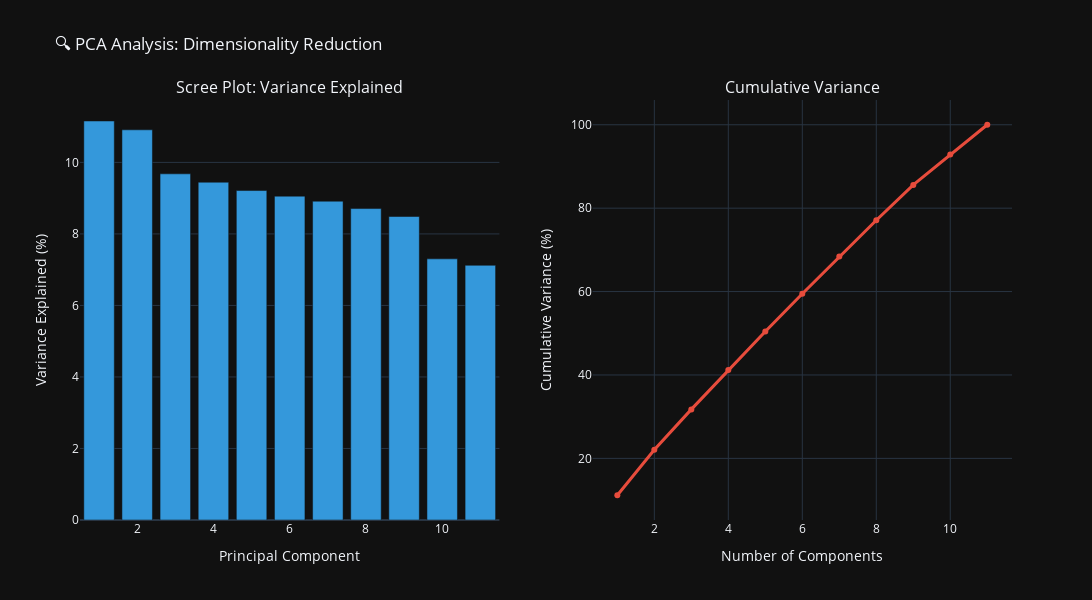

Source (notebook cell):
### Code cell
# 5.1: Apply PCA
pca = PCA()
X_pca_full = pca.fit_transform(X_scaled)

# Calculate cumulative explained variance
cumsum_var = np.cumsum(pca.explained_variance_ratio_)

# 5.2: Visualize PCA Explained Variance
fig = make_subplots(
    rows=1, cols=2,
    subplot_titles=("Scree Plot: Variance Explained", "Cumulative Variance"),
    specs=[[{"type": "bar"}, {"type": "scatter"}]]
)

fig.add_trace(
    go.Bar(x=list(range(1, len(pca.explained_variance_ratio_)+1)), 
           y=pca.explained_variance_ratio_*100,
           marker_color='#3498DB', name='Variance Explained', showlegend=False),
    row=1, col=1
)

fig.add_trace(
    go.Scatter(x=list(range(1, len(cumsum_var)+1)), y=cumsum_var*100,
               mode='lines+markers', marker_color='#E74C3C', 
               line=dict(width=3), name='Cumulative', showlegend=False),
    row=1, col=2
)

fig.update_xaxes(title_text="Principal Component", row=1, col=1)
fig.update_yaxes(title_text="Variance Explained (%)", row=1, col=1)
fig.update_xaxes(title_text="Number of Components", row=1, col=2)
fig.update_yaxes(title_text="Cumulative Variance (%)", row=1, col=2)

fig.update_layout(height=600, width=1200, 
                  title_text="🔍 PCA Analysis: Dimensionality Reduction",
                  template='plotly_dark')
fig.show()

# 5.3: Select components explaining 95% variance
n_components = np.argmax(cumsum_var >= 0.95) + 1
pca_final = PCA(n_components=n_components)
X_pca = pca_final.fit_transform(X_scaled)

print(f"✅ PCA Complete!")
print(f"Original dimensions: {X_scaled.shape}")
print(f"Reduced dimensions: {X_pca.shape}")
print(f"Variance explained: {cumsum_var[n_components-1]*100:.2f}%")

### Figure 1 — Plotly figure (JSON) as saved in the notebook; plotly's stock layout.template omitted (floating-point values rounded to 4 significant figures)
{"data": [{"marker": {"color": "#3498DB"}, "name": "Variance Explained", "showlegend": false, "type": "bar", "x": [1, 2, 3, 4, 5, 6, 7, 8, 9, 10, 11], "xaxis": "x", "y": [11.16, 10.91, 9.68, 9.446, 9.213, 9.056, 8.915, 8.709, 8.487, 7.303, 7.122], "yaxis": "y"}, {"line": {"width": 3}, "marker": {"color": "#E74C3C"}, "mode": "lines+markers", "name": "Cumulative", "showlegend": false, "type": "scatter", "x": [1, 2, 3, 4, 5, 6, 7, 8, 9, 10, 11], "xaxis": "x2", "y": [11.16, 22.07, 31.75, 41.2, 50.41, 59.46, 68.38, 77.09, 85.58, 92.88, 100.0], "yaxis": "y2"}], "layout": {"annotations": [{"font": {"size": 16}, "showarrow": false, "text": "Scree Plot: Variance Explained", "x": 0.225, "xanchor": "center", "xref": "paper", "y": 1, "yanchor": "bottom", "yref": "paper"}, {"font": {"size": 16}, "showarrow": false, "text": "Cumulative Variance", "x": 0.775, "xanchor": "center", "xref": "paper", "y": 1, "yanchor": "bottom", "yref": "paper"}], "height": 600, "title": {"text": "🔍 PCA Analysis: Dimensionality Reduction"}, "width": 1200, "xaxis": {"anchor": "y", "domain": [0, 0.45], "title": {"text": "Principal Component"}}, "xaxis2": {"anchor": "y2", "domain": [0.55, 1], "title": {"text": "Number of Components"}}, "yaxis": {"anchor": "x", "domain": [0, 1], "title": {"text": "Variance Explained (%)"}}, "yaxis2": {"anchor": "x2", "domain": [0, 1], "title": {"text": "Cumulative Variance (%)"}}}}
